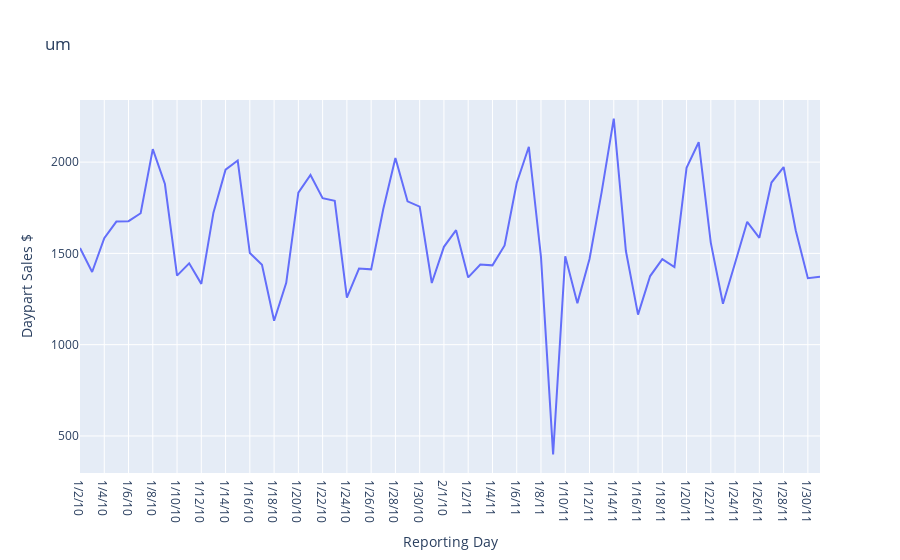

The cell this chart's notebook holds for it:
### Code cell
plotly.io.read_json('sales.json')

### Figure 1 — Plotly figure (JSON) as saved in the notebook; plotly's stock layout.template omitted (floating-point values rounded to 4 significant figures)
{"data": [{"hovertemplate": "Reporting Day=%{x}<br>Daypart Sales $=%{y}<extra></extra>", "legendgroup": "", "line": {"color": "#636efa", "dash": "solid"}, "marker": {"symbol": "circle"}, "mode": "lines", "name": "", "orientation": "v", "showlegend": false, "type": "scatter", "x": ["1/2/10", "1/3/10", "1/4/10", "1/5/10", "1/6/10", "1/7/10", "1/8/10", "1/9/10", "1/10/10", "1/11/10", "1/12/10", "1/13/10", "1/14/10", "1/15/10", "1/16/10", "1/17/10", "1/18/10", "1/19/10", "1/20/10", "1/21/10", "1/22/10", "1/23/10", "1/24/10", "1/25/10", "1/26/10", "1/27/10", "1/28/10", "1/29/10", "1/30/10", "1/31/10", "2/1/10", "1/1/11", "1/2/11", "1/3/11", "1/4/11", "1/5/11", "1/6/11", "1/7/11", "1/8/11", "1/9/11", "1/10/11", "1/11/11", "1/12/11", "1/13/11", "1/14/11", "1/15/11", "1/16/11", "1/17/11", "1/18/11", "1/19/11", "1/20/11", "1/21/11", "1/22/11", "1/23/11", "1/24/11", "1/25/11", "1/26/11", "1/27/11", "1/28/11", "1/29/11", "1/30/11", "1/31/11"], "xaxis": "x", "y": [1530.0, 1398.0, 1583.0, 1674.0, 1676.0, 1720.0, 2071.0, 1880.0, 1378.0, 1445.0, 1333.0, 1723.0, 1958.0, 2009.0, 1502.0, 1438.0, 1131, 1339.0, 1832.0, 1930.0, 1803.0, 1788.0, 1258.0, 1417.0, 1413.0, 1743.0, 2023.0, 1785.0, 1756.0, 1338.0, 1536.0, 1627.0, 1368.0, 1439.0, 1434.0, 1543.0, 1885.0, 2084.0, 1481.0, 399.2, 1484.0, 1228.0, 1470.0, 1836.0, 2238.0, 1513.0, 1165.0, 1376.0, 1468.0, 1425.0, 1969.0, 2109.0, 1558.0, 1224.0, 1448.0, 1673.0, 1585.0, 1888.0, 1973.0, 1625.0, 1364.0, 1373.0], "yaxis": "y"}], "layout": {"legend": {"tracegroupgap": 0}, "title": {"text": "um"}, "xaxis": {"anchor": "y", "domain": [0, 1], "title": {"text": "Reporting Day"}}, "yaxis": {"anchor": "x", "domain": [0, 1], "title": {"text": "Daypart Sales $"}}}}
